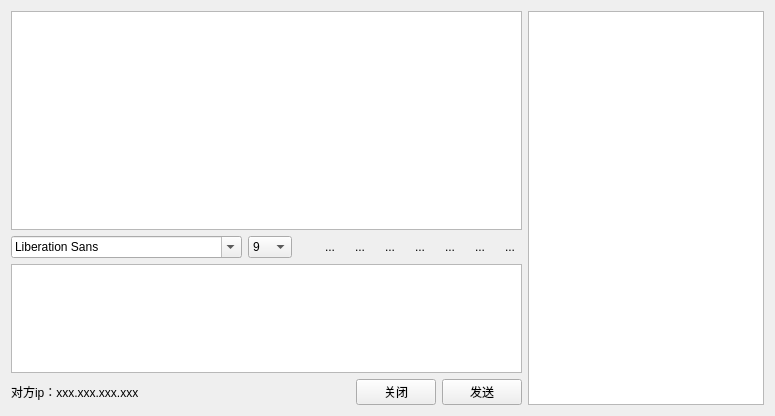
<?xml version="1.0" encoding="UTF-8"?>
<ui version="4.0">
 <class>ChatWidget</class>
 <widget class="QWidget" name="ChatWidget">
  <property name="geometry">
   <rect>
    <x>0</x>
    <y>0</y>
    <width>775</width>
    <height>416</height>
   </rect>
  </property>
  <property name="windowTitle">
   <string>Form</string>
  </property>
  <layout class="QGridLayout" name="gridLayout_3">
   <item row="0" column="0">
    <layout class="QGridLayout" name="gridLayout_2">
     <item row="0" column="0">
      <layout class="QGridLayout" name="gridLayout">
       <item row="0" column="0">
        <widget class="QTextBrowser" name="tbShow">
         <property name="sizePolicy">
          <sizepolicy hsizetype="Expanding" vsizetype="Expanding">
           <horstretch>0</horstretch>
           <verstretch>2</verstretch>
          </sizepolicy>
         </property>
        </widget>
       </item>
       <item row="1" column="0">
        <layout class="QHBoxLayout" name="horizontalLayout_2">
         <item>
          <widget class="QFontComboBox" name="fontComboBox"/>
         </item>
         <item>
          <widget class="QComboBox" name="comboBox">
           <item>
            <property name="text">
             <string>9</string>
            </property>
           </item>
           <item>
            <property name="text">
             <string>10</string>
            </property>
           </item>
           <item>
            <property name="text">
             <string>11</string>
            </property>
           </item>
           <item>
            <property name="text">
             <string>12</string>
            </property>
           </item>
           <item>
            <property name="text">
             <string>13</string>
            </property>
           </item>
           <item>
            <property name="text">
             <string>14</string>
            </property>
           </item>
           <item>
            <property name="text">
             <string>15</string>
            </property>
           </item>
           <item>
            <property name="text">
             <string>16</string>
            </property>
           </item>
           <item>
            <property name="text">
             <string>17</string>
            </property>
           </item>
           <item>
            <property name="text">
             <string>18</string>
            </property>
           </item>
           <item>
            <property name="text">
             <string>19</string>
            </property>
           </item>
           <item>
            <property name="text">
             <string>20</string>
            </property>
           </item>
           <item>
            <property name="text">
             <string>21</string>
            </property>
           </item>
           <item>
            <property name="text">
             <string>22</string>
            </property>
           </item>
          </widget>
         </item>
         <item>
          <spacer name="horizontalSpacer_2">
           <property name="orientation">
            <enum>Qt::Horizontal</enum>
           </property>
           <property name="sizeHint" stdset="0">
            <size>
             <width>40</width>
             <height>20</height>
            </size>
           </property>
          </spacer>
         </item>
         <item>
          <widget class="QToolButton" name="textbold">
           <property name="sizePolicy">
            <sizepolicy hsizetype="Fixed" vsizetype="Fixed">
             <horstretch>0</horstretch>
             <verstretch>0</verstretch>
            </sizepolicy>
           </property>
           <property name="toolTip">
            <string>加粗</string>
           </property>
           <property name="autoFillBackground">
            <bool>true</bool>
           </property>
           <property name="text">
            <string>...</string>
           </property>
           <property name="icon">
            <iconset resource="resource.qrc">
             <normaloff>:/resource/textbold.png</normaloff>:/resource/textbold.png</iconset>
           </property>
           <property name="checkable">
            <bool>true</bool>
           </property>
           <property name="autoRaise">
            <bool>true</bool>
           </property>
          </widget>
         </item>
         <item>
          <widget class="QToolButton" name="textitalic">
           <property name="toolTip">
            <string>倾斜</string>
           </property>
           <property name="text">
            <string>...</string>
           </property>
           <property name="icon">
            <iconset resource="resource.qrc">
             <normaloff>:/resource/textitalic.png</normaloff>:/resource/textitalic.png</iconset>
           </property>
           <property name="checkable">
            <bool>true</bool>
           </property>
           <property name="autoRaise">
            <bool>true</bool>
           </property>
          </widget>
         </item>
         <item>
          <widget class="QToolButton" name="textunderline">
           <property name="toolTip">
            <string>下划线</string>
           </property>
           <property name="text">
            <string>...</string>
           </property>
           <property name="icon">
            <iconset resource="resource.qrc">
             <normaloff>:/resource/textunder.png</normaloff>:/resource/textunder.png</iconset>
           </property>
           <property name="checkable">
            <bool>true</bool>
           </property>
           <property name="autoRaise">
            <bool>true</bool>
           </property>
          </widget>
         </item>
         <item>
          <widget class="QToolButton" name="textcolor">
           <property name="toolTip">
            <string>颜色</string>
           </property>
           <property name="text">
            <string>...</string>
           </property>
           <property name="icon">
            <iconset resource="resource.qrc">
             <normaloff>:/resource/textcolor.png</normaloff>:/resource/textcolor.png</iconset>
           </property>
           <property name="autoRaise">
            <bool>true</bool>
           </property>
          </widget>
         </item>
         <item>
          <widget class="QToolButton" name="textSave">
           <property name="toolTip">
            <string>传输文件</string>
           </property>
           <property name="text">
            <string>...</string>
           </property>
           <property name="icon">
            <iconset resource="resource.qrc">
             <normaloff>:/resource/fileopen.png</normaloff>:/resource/fileopen.png</iconset>
           </property>
           <property name="autoRaise">
            <bool>true</bool>
           </property>
          </widget>
         </item>
         <item>
          <widget class="QToolButton" name="textBin">
           <property name="toolTip">
            <string>清空</string>
           </property>
           <property name="text">
            <string>...</string>
           </property>
           <property name="icon">
            <iconset resource="resource.qrc">
             <normaloff>:/resource/Bin (empty).png</normaloff>:/resource/Bin (empty).png</iconset>
           </property>
           <property name="autoRaise">
            <bool>true</bool>
           </property>
          </widget>
         </item>
         <item>
          <widget class="QToolButton" name="textHistory">
           <property name="toolTip">
            <string>聊天记录</string>
           </property>
           <property name="text">
            <string>...</string>
           </property>
           <property name="icon">
            <iconset resource="resource.qrc">
             <normaloff>:/resource/chatHis.png</normaloff>:/resource/chatHis.png</iconset>
           </property>
           <property name="autoRaise">
            <bool>true</bool>
           </property>
          </widget>
         </item>
        </layout>
       </item>
       <item row="2" column="0">
        <widget class="QTextEdit" name="teEdit">
         <property name="enabled">
          <bool>true</bool>
         </property>
         <property name="sizePolicy">
          <sizepolicy hsizetype="Expanding" vsizetype="Maximum">
           <horstretch>0</horstretch>
           <verstretch>1</verstretch>
          </sizepolicy>
         </property>
        </widget>
       </item>
       <item row="3" column="0">
        <layout class="QHBoxLayout" name="horizontalLayout">
         <item>
          <widget class="QLabel" name="lbConn">
           <property name="text">
            <string>对方ip：xxx.xxx.xxx.xxx</string>
           </property>
          </widget>
         </item>
         <item>
          <spacer name="horizontalSpacer">
           <property name="orientation">
            <enum>Qt::Horizontal</enum>
           </property>
           <property name="sizeHint" stdset="0">
            <size>
             <width>40</width>
             <height>20</height>
            </size>
           </property>
          </spacer>
         </item>
         <item>
          <widget class="QPushButton" name="btnClose">
           <property name="text">
            <string>关闭</string>
           </property>
          </widget>
         </item>
         <item>
          <widget class="QPushButton" name="btnSend">
           <property name="text">
            <string>发送</string>
           </property>
          </widget>
         </item>
        </layout>
       </item>
      </layout>
     </item>
     <item row="0" column="1">
      <widget class="QTextBrowser" name="tbHistory"/>
     </item>
    </layout>
   </item>
  </layout>
 </widget>
 <resources>
  <include location="resource.qrc"/>
 </resources>
 <connections/>
</ui>
